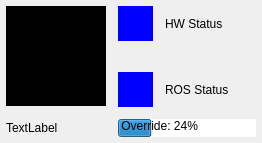
<?xml version="1.0" encoding="UTF-8"?>
<ui version="4.0">
 <class>Form</class>
 <widget class="QWidget" name="Form">
  <property name="enabled">
   <bool>true</bool>
  </property>
  <property name="geometry">
   <rect>
    <x>0</x>
    <y>0</y>
    <width>262</width>
    <height>143</height>
   </rect>
  </property>
  <property name="sizePolicy">
   <sizepolicy hsizetype="Fixed" vsizetype="Fixed">
    <horstretch>1</horstretch>
    <verstretch>1</verstretch>
   </sizepolicy>
  </property>
  <property name="minimumSize">
   <size>
    <width>262</width>
    <height>143</height>
   </size>
  </property>
  <property name="maximumSize">
   <size>
    <width>262</width>
    <height>143</height>
   </size>
  </property>
  <property name="windowTitle">
   <string>PilzStatusIndicatorRqt</string>
  </property>
  <layout class="QGridLayout" name="gridLayout">
   <property name="leftMargin">
    <number>6</number>
   </property>
   <property name="topMargin">
    <number>6</number>
   </property>
   <property name="rightMargin">
    <number>6</number>
   </property>
   <property name="bottomMargin">
    <number>6</number>
   </property>
   <property name="spacing">
    <number>12</number>
   </property>
   <item row="0" column="0" rowspan="3">
    <widget class="QLabel" name="labelOM">
     <property name="sizePolicy">
      <sizepolicy hsizetype="Fixed" vsizetype="Fixed">
       <horstretch>1</horstretch>
       <verstretch>1</verstretch>
      </sizepolicy>
     </property>
     <property name="minimumSize">
      <size>
       <width>100</width>
       <height>100</height>
      </size>
     </property>
     <property name="maximumSize">
      <size>
       <width>100</width>
       <height>100</height>
      </size>
     </property>
     <property name="baseSize">
      <size>
       <width>15</width>
       <height>15</height>
      </size>
     </property>
     <property name="styleSheet">
      <string notr="true">QLabel { background-color: black }</string>
     </property>
     <property name="alignment">
      <set>Qt::AlignCenter</set>
     </property>
    </widget>
   </item>
   <item row="0" column="1">
    <layout class="QHBoxLayout" name="horizontalLayout_6">
     <item>
      <widget class="QLabel" name="labelHW">
       <property name="sizePolicy">
        <sizepolicy hsizetype="Expanding" vsizetype="Expanding">
         <horstretch>1</horstretch>
         <verstretch>1</verstretch>
        </sizepolicy>
       </property>
       <property name="minimumSize">
        <size>
         <width>35</width>
         <height>35</height>
        </size>
       </property>
       <property name="maximumSize">
        <size>
         <width>35</width>
         <height>35</height>
        </size>
       </property>
       <property name="sizeIncrement">
        <size>
         <width>1</width>
         <height>1</height>
        </size>
       </property>
       <property name="styleSheet">
        <string notr="true">QLabel { background-color: blue }</string>
       </property>
       <property name="text">
        <string/>
       </property>
       <property name="margin">
        <number>0</number>
       </property>
      </widget>
     </item>
     <item>
      <widget class="QLabel" name="labelHW_">
       <property name="maximumSize">
        <size>
         <width>100</width>
         <height>100</height>
        </size>
       </property>
       <property name="text">
        <string>HW Status</string>
       </property>
       <property name="margin">
        <number>2</number>
       </property>
      </widget>
     </item>
    </layout>
   </item>
   <item row="1" column="1">
    <spacer name="verticalSpacer">
     <property name="orientation">
      <enum>Qt::Vertical</enum>
     </property>
     <property name="sizeHint" stdset="0">
      <size>
       <width>20</width>
       <height>40</height>
      </size>
     </property>
    </spacer>
   </item>
   <item row="2" column="1">
    <layout class="QHBoxLayout" name="horizontalLayout_5">
     <item>
      <widget class="QLabel" name="labelROS">
       <property name="sizePolicy">
        <sizepolicy hsizetype="Expanding" vsizetype="Expanding">
         <horstretch>1</horstretch>
         <verstretch>1</verstretch>
        </sizepolicy>
       </property>
       <property name="minimumSize">
        <size>
         <width>35</width>
         <height>35</height>
        </size>
       </property>
       <property name="maximumSize">
        <size>
         <width>35</width>
         <height>35</height>
        </size>
       </property>
       <property name="sizeIncrement">
        <size>
         <width>1</width>
         <height>1</height>
        </size>
       </property>
       <property name="autoFillBackground">
        <bool>false</bool>
       </property>
       <property name="styleSheet">
        <string notr="true">QLabel { background-color: blue }</string>
       </property>
       <property name="text">
        <string/>
       </property>
       <property name="alignment">
        <set>Qt::AlignBottom|Qt::AlignLeading|Qt::AlignLeft</set>
       </property>
       <property name="margin">
        <number>0</number>
       </property>
      </widget>
     </item>
     <item>
      <widget class="QLabel" name="labelROS_">
       <property name="maximumSize">
        <size>
         <width>100</width>
         <height>16777215</height>
        </size>
       </property>
       <property name="text">
        <string>ROS Status</string>
       </property>
       <property name="margin">
        <number>2</number>
       </property>
      </widget>
     </item>
    </layout>
   </item>
   <item row="3" column="0">
    <widget class="QLabel" name="labelOM_text">
     <property name="minimumSize">
      <size>
       <width>100</width>
       <height>0</height>
      </size>
     </property>
     <property name="maximumSize">
      <size>
       <width>120</width>
       <height>16777215</height>
      </size>
     </property>
     <property name="lineWidth">
      <number>0</number>
     </property>
     <property name="text">
      <string>TextLabel</string>
     </property>
     <property name="margin">
      <number>0</number>
     </property>
    </widget>
   </item>
   <item row="3" column="1">
    <widget class="QProgressBar" name="barSpeed">
     <property name="sizePolicy">
      <sizepolicy hsizetype="Expanding" vsizetype="Expanding">
       <horstretch>1</horstretch>
       <verstretch>1</verstretch>
      </sizepolicy>
     </property>
     <property name="minimumSize">
      <size>
       <width>100</width>
       <height>0</height>
      </size>
     </property>
     <property name="maximumSize">
      <size>
       <width>150</width>
       <height>23</height>
      </size>
     </property>
     <property name="styleSheet">
      <string notr="true">QProgressBar{border-radius: 1px;},
QProgressBar::chunk {border-radius: 1px;}</string>
     </property>
     <property name="value">
      <number>24</number>
     </property>
     <property name="orientation">
      <enum>Qt::Horizontal</enum>
     </property>
     <property name="invertedAppearance">
      <bool>false</bool>
     </property>
     <property name="format">
      <string> Override: %p%</string>
     </property>
    </widget>
   </item>
  </layout>
 </widget>
 <resources/>
 <connections/>
</ui>
